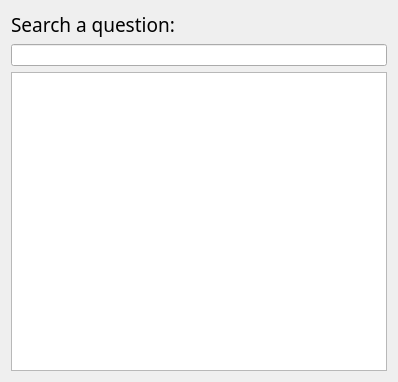
<?xml version="1.0" encoding="UTF-8"?>
<ui version="4.0">
 <class>searchQuestion</class>
 <widget class="QWidget" name="searchQuestion">
  <property name="geometry">
   <rect>
    <x>0</x>
    <y>0</y>
    <width>398</width>
    <height>382</height>
   </rect>
  </property>
  <property name="windowTitle">
   <string>searchQuestion</string>
  </property>
  <layout class="QVBoxLayout" name="verticalLayout_2">
   <item>
    <layout class="QVBoxLayout" name="verticalLayout">
     <item>
      <widget class="QLabel" name="label">
       <property name="font">
        <font>
         <family>Curlz MT</family>
         <pointsize>14</pointsize>
        </font>
       </property>
       <property name="text">
        <string>Search a question:</string>
       </property>
      </widget>
     </item>
     <item>
      <widget class="QLineEdit" name="lineEdit"/>
     </item>
     <item>
      <widget class="QListWidget" name="listWidget"/>
     </item>
    </layout>
   </item>
  </layout>
 </widget>
 <layoutdefault spacing="6" margin="11"/>
 <resources/>
 <connections/>
</ui>
